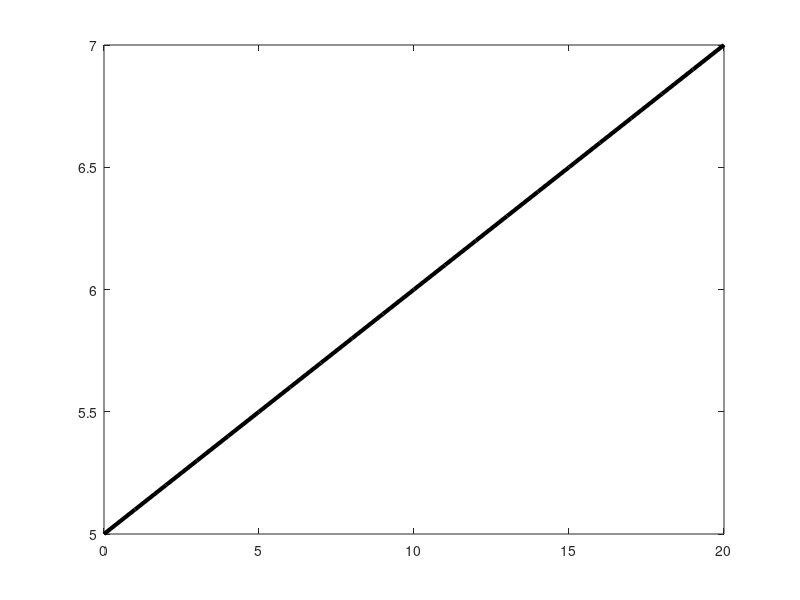

This figure's MATLAB source:
c=2000
c_rate=2
initial_soc= 5
v=10
dt=1
t=0:dt:20

soc=initial_soc*ones(size(t) )
  state = "charging"

  

for i=(2:length(t))
    if (soc(i)>0  &&  soc(i)<100)
  switch state 
      case "charging"
          I=c_rate
          soc(i)=(soc(i-1)+(I/c)*100*dt)
       
      case "discharging " 
          i=-c_rate
          soc(i)=(soc(i-1)+(I/c)*100*dt)
       

  end 
  end
end 





figure;
plot (t,soc,'k-','LineWidth',3)

